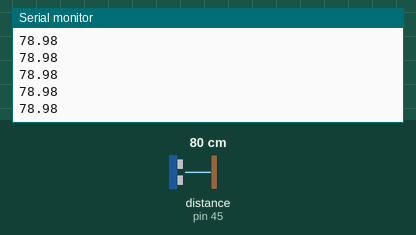
The program below on a simulated Arduino Mega 2560, built with avr-gcc and run on an emulated ATmega2560. On the bench: the last lines printed to the serial monitor. Wiring (inferred from the names in the program): ultrasonic range finder: trigger pin 44; echo pin 45. Inputs (shaded band) come from the test bench; at power-on: distance to the obstacle (sensor on pin 45) 80 cm. The echo pulse lasts 58.3 µs per cm.

Above: at 1.2 s.
1.3 s: distance to the obstacle (sensor on pin 45) set to 2 cm
At 1.38 s:
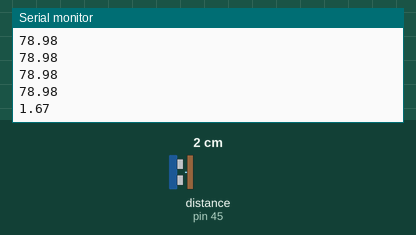
2.8 s: distance to the obstacle (sensor on pin 45) set to 4 cm
At 2.89 s:
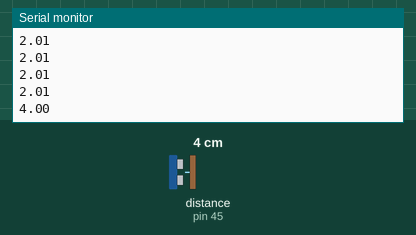
Timing chart, 0 to 5.8 s (numbered marks = the images above; inputs shaded):
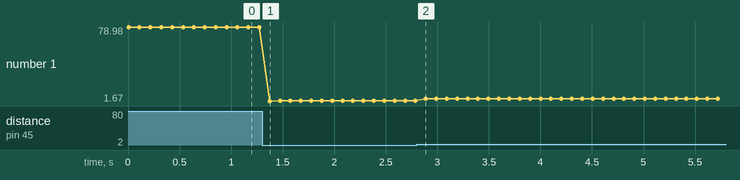

Measured:
- after the input at 1.3 s, the serial monitor: prints a new line after 0.07 s (image 1)
- after the input at 2.8 s, the serial monitor: prints a new line after 0.09 s (image 2)
- plotted number 1: 78.98 → 2.01 after the input at 1.3 s, 2.01 → 4 after the input at 2.8 s

The program:

main.cpp
```cpp
// HC-SR04 Ultrasonic Sensor → Arduino Mega → Serial Output
// Prints distance in cm (one value per line)
// Part of autonomous floor cleaning robot project

#include <Arduino.h>

#define TRIG_PIN 44
#define ECHO_PIN 45

void setup() {
  Serial.begin(115200);        // match baud rate on the Pi/ROS side
  pinMode(TRIG_PIN, OUTPUT);
  pinMode(ECHO_PIN, INPUT);
}

float readDistanceCm() {
  digitalWrite(TRIG_PIN, LOW);
  delayMicroseconds(2);
  digitalWrite(TRIG_PIN, HIGH);
  delayMicroseconds(10);
  digitalWrite(TRIG_PIN, LOW);

  unsigned long us = pulseIn(ECHO_PIN, HIGH, 30000UL); // timeout 30 ms
  if (us == 0) return NAN;
  return us * 0.034f / 2.0f;  // speed of sound: 340 m/s = 0.034 cm/µs
}

void loop() {
  float d = readDistanceCm();
  if (!isnan(d)) {
    Serial.println(d, 2);  // print cm as text line with 2 decimals
  }
  delay(100);  // 10 Hz update rate
}
```
